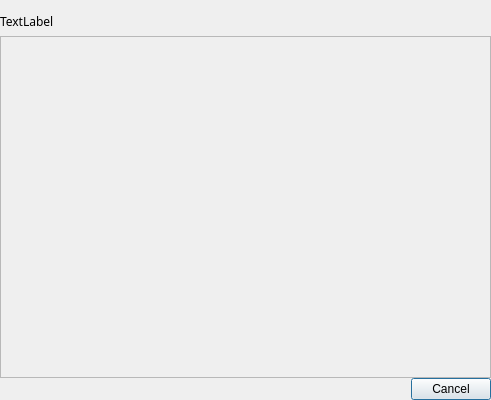
<?xml version="1.0" encoding="UTF-8"?>
<ui version="4.0">
 <class>SBDialogSelectItem</class>
 <widget class="QDialog" name="SBDialogSelectItem">
  <property name="geometry">
   <rect>
    <x>0</x>
    <y>0</y>
    <width>491</width>
    <height>400</height>
   </rect>
  </property>
  <property name="sizePolicy">
   <sizepolicy hsizetype="Preferred" vsizetype="Preferred">
    <horstretch>0</horstretch>
    <verstretch>0</verstretch>
   </sizepolicy>
  </property>
  <property name="minimumSize">
   <size>
    <width>0</width>
    <height>400</height>
   </size>
  </property>
  <property name="maximumSize">
   <size>
    <width>16777215</width>
    <height>400</height>
   </size>
  </property>
  <property name="windowTitle">
   <string>Choose Album</string>
  </property>
  <property name="sizeGripEnabled">
   <bool>false</bool>
  </property>
  <property name="modal">
   <bool>true</bool>
  </property>
  <layout class="QVBoxLayout" name="verticalLayout_2">
   <property name="spacing">
    <number>0</number>
   </property>
   <property name="leftMargin">
    <number>0</number>
   </property>
   <property name="rightMargin">
    <number>0</number>
   </property>
   <property name="bottomMargin">
    <number>0</number>
   </property>
   <item>
    <widget class="QLabel" name="lHeader">
     <property name="minimumSize">
      <size>
       <width>0</width>
       <height>25</height>
      </size>
     </property>
     <property name="maximumSize">
      <size>
       <width>16777215</width>
       <height>20</height>
      </size>
     </property>
     <property name="font">
      <font>
       <family>Trebuchet MS</family>
      </font>
     </property>
     <property name="text">
      <string>TextLabel</string>
     </property>
     <property name="alignment">
      <set>Qt::AlignLeading|Qt::AlignLeft|Qt::AlignTop</set>
     </property>
    </widget>
   </item>
   <item>
    <widget class="QScrollArea" name="scrollArea">
     <property name="widgetResizable">
      <bool>true</bool>
     </property>
     <widget class="QWidget" name="wgAlbumList">
      <property name="geometry">
       <rect>
        <x>0</x>
        <y>0</y>
        <width>489</width>
        <height>340</height>
       </rect>
      </property>
      <layout class="QVBoxLayout" name="verticalLayout_4">
       <item>
        <layout class="QVBoxLayout" name="vlAlbumList"/>
       </item>
      </layout>
     </widget>
    </widget>
   </item>
   <item>
    <widget class="QDialogButtonBox" name="buttonBox">
     <property name="standardButtons">
      <set>QDialogButtonBox::Cancel</set>
     </property>
     <property name="centerButtons">
      <bool>false</bool>
     </property>
    </widget>
   </item>
  </layout>
 </widget>
 <resources/>
 <connections>
  <connection>
   <sender>buttonBox</sender>
   <signal>rejected()</signal>
   <receiver>SBDialogSelectItem</receiver>
   <slot>reject()</slot>
   <hints>
    <hint type="sourcelabel">
     <x>245</x>
     <y>157</y>
    </hint>
    <hint type="destinationlabel">
     <x>245</x>
     <y>84</y>
    </hint>
   </hints>
  </connection>
 </connections>
</ui>
